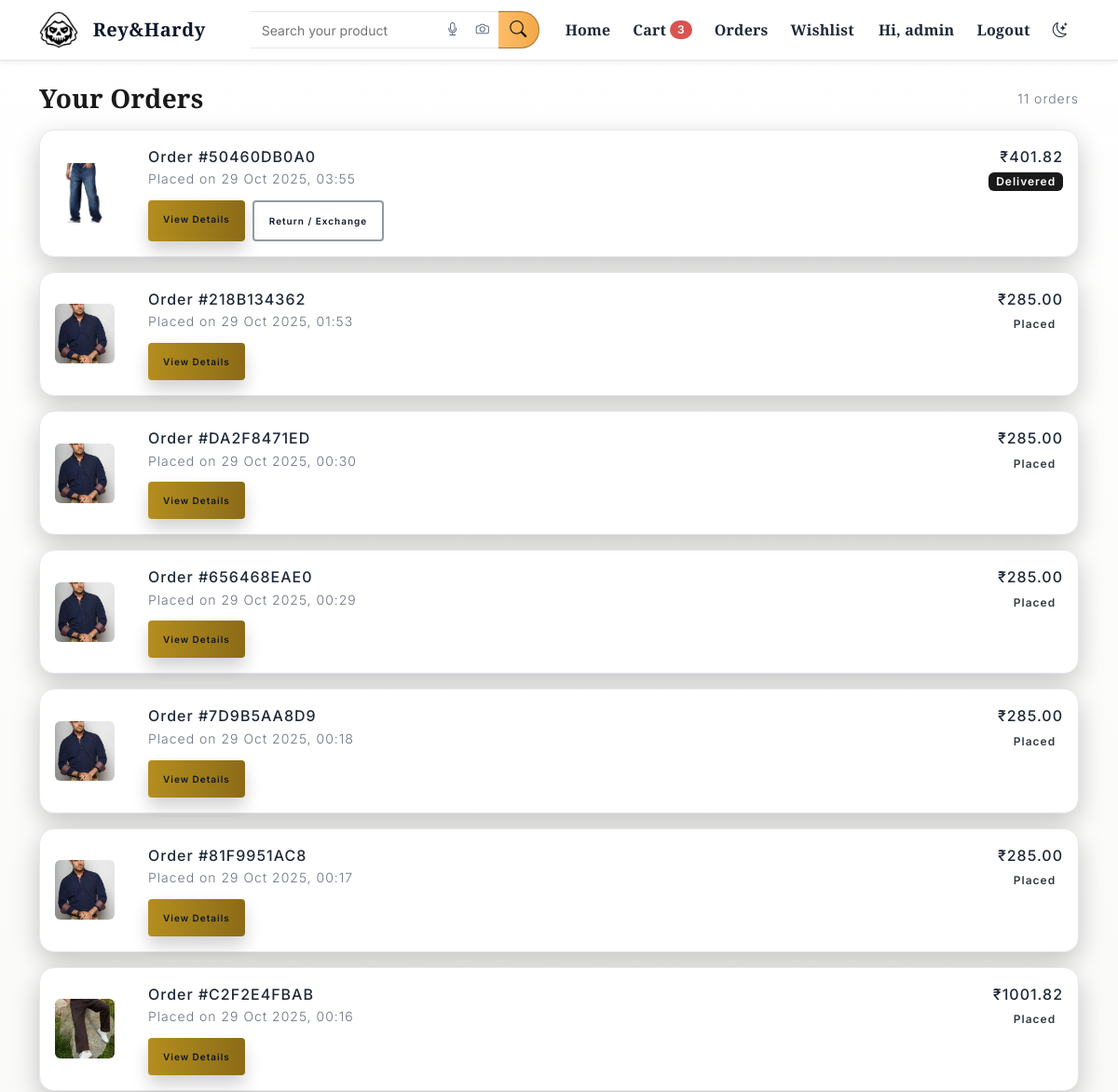
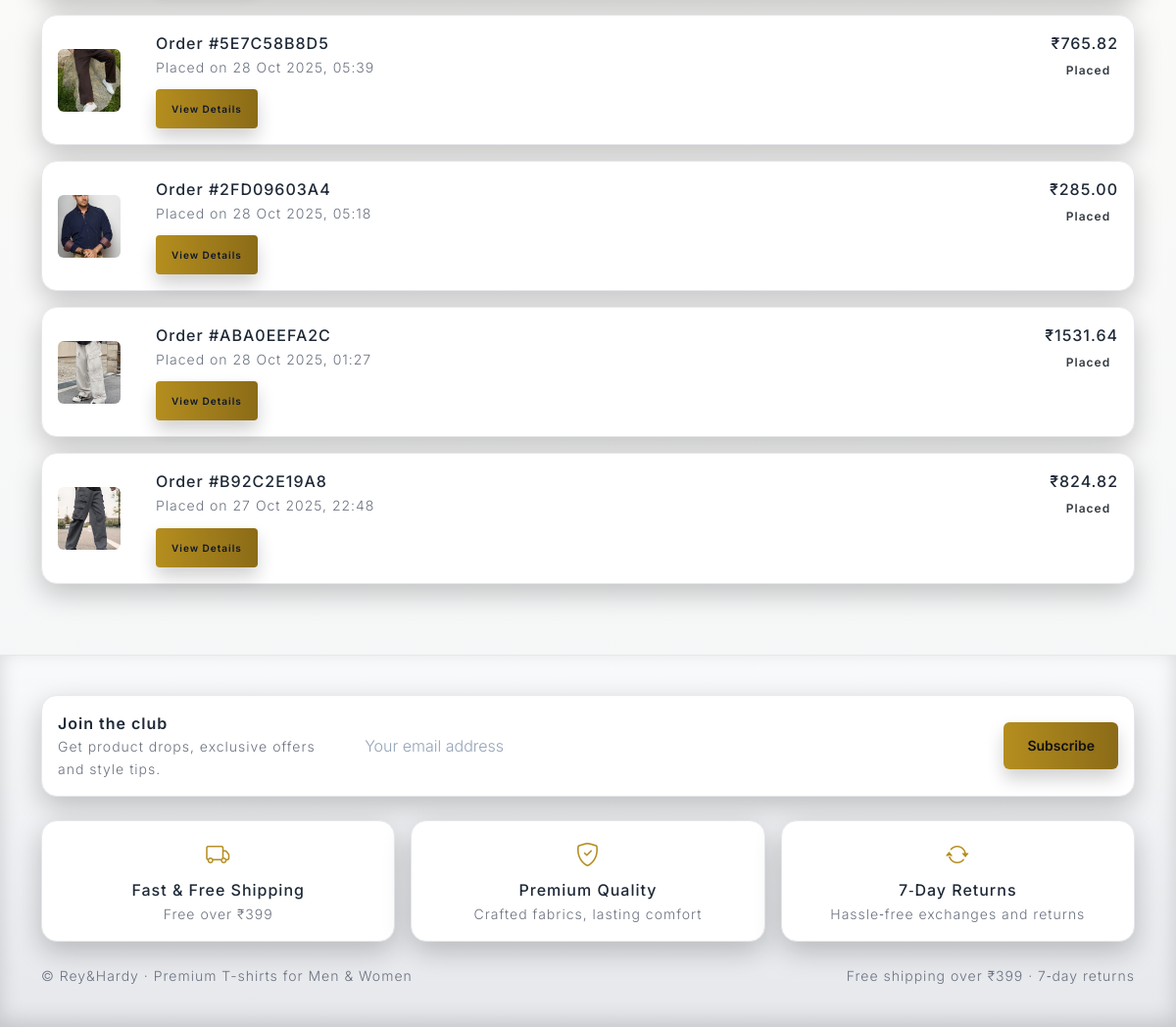
Screenshot of /orders/ (signed in) with the database file from the repository (2 pictures, top to bottom).
### orders/models.py (models this page shows, shortened)
class Order(models.Model):
    PAYMENT_METHODS = [
        ("razorpay", "Razorpay"),
        ("cod", "Cash on Delivery"),
    ]
    STATUS_CHOICES = [
        ("created", "Placed"),
        ("paid", "Paid"),
        ("confirmed", "Confirmed"),
        ("packed", "Packed"),
        ("dispatched", "Dispatched"),
        ("out_for_delivery", "Out for delivery"),
        ("delivered", "Delivered"),
        ("processing", "Processing"),
        ("shipped", "Shipped"),
        ("return_requested", "Return requested"),
        ("exchange_requested", "Exchange requested"),
        ("return_in_transit", "Return in transit"),
        ("return_completed", "Return completed"),
        ("cancelled", "Cancelled"),
        ("refunded", "Refunded"),
    ]
    user = models.ForeignKey(User, on_delete=models.PROTECT)
    order_number = models.CharField(max_length=20, unique=True)
    status = models.CharField(max_length=20, choices=STATUS_CHOICES, default="created")
    payment_method = models.CharField(max_length=12, choices=PAYMENT_METHODS)
    razorpay_order_id = models.CharField(max_length=200, blank=True)
    razorpay_payment_id = models.CharField(max_length=200, blank=True)
    razorpay_signature = models.CharField(max_length=200, blank=True)
    subtotal = models.DecimalField(max_digits=10, decimal_places=2)
    gst_amount = models.DecimalField(max_digits=10, decimal_places=2)
    shipping_amount = models.DecimalField(max_digits=10, decimal_places=2)
    total_amount = models.DecimalField(max_digits=10, decimal_places=2)
    coupon_code = models.CharField(max_length=30, blank=True)
    discount_amount = models.DecimalField(max_digits=10, decimal_places=2, default=0)
    shipping_name = models.CharField(max_length=200)
    shipping_phone = models.CharField(max_length=20)
    address_line1 = models.CharField(max_length=255)
    address_line2 = models.CharField(max_length=255, blank=True)
    city = models.CharField(max_length=100)
    state = models.CharField(max_length=100)
    postal_code = models.CharField(max_length=20)
    country = models.CharField(max_length=100, default="India")
    shipping_provider = models.CharField(max_length=100, default="Shiprocket")
    tracking_number = models.CharField(max_length=100, blank=True)
    created_at = models.DateTimeField(auto_now_add=True)
    updated_at = models.DateTimeField(auto_now=True)

class OrderItem(models.Model):
    order = models.ForeignKey(Order, on_delete=models.CASCADE, related_name="items")
    product = models.ForeignKey(Product, on_delete=models.PROTECT)
    variant = models.ForeignKey(Variant, null=True, blank=True, on_delete=models.PROTECT)
    quantity = models.PositiveIntegerField()
    unit_price = models.DecimalField(max_digits=10, decimal_places=2)
    line_total = models.DecimalField(max_digits=10, decimal_places=2)

### catalog/models.py (models this page shows, shortened)
class Product(models.Model):
    name = models.CharField(max_length=200)
    slug = models.SlugField(max_length=220, unique=True, blank=True)
    category = models.ForeignKey(Category, on_delete=models.PROTECT, related_name="products")
    description = models.TextField(blank=True)
    base_price = models.DecimalField(max_digits=10, decimal_places=2)  # price before discounts
    sale_price = models.DecimalField(max_digits=10, decimal_places=2, null=True, blank=True)
    is_active = models.BooleanField(default=True)
    is_best_seller = models.BooleanField(default=False)
    created_at = models.DateTimeField(auto_now_add=True)
    weight_kg = models.DecimalField(max_digits=6, decimal_places=3, null=True, blank=True, help_text="Weight per unit in kg")
    length_cm = models.PositiveIntegerField(null=True, blank=True, help_text="Package length in cm")
    breadth_cm = models.PositiveIntegerField(null=True, blank=True, help_text="Package breadth in cm")
    height_cm = models.PositiveIntegerField(null=True, blank=True, help_text="Package height in cm")
    def price(self) -> Decimal:
        return self.sale_price if self.sale_price is not None else self.base_price

class ProductImage(models.Model):
    product = models.ForeignKey(Product, on_delete=models.CASCADE, related_name="images")
    image = models.ImageField(upload_to="products/")
    alt_text = models.CharField(max_length=200, blank=True)
    is_primary = models.BooleanField(default=False)

### orders/views.py (the view)
# urls.py: path("orders/", views.order_list, name="order_list"),
@login_required
def order_list(request):
    orders = (
        Order.objects.filter(user=request.user)
        .order_by("-created_at")
        .prefetch_related("items__product__images")
    )
    return render(request, "orders/order_list.html", {"orders": orders})

### templates/orders/order_list.html (shortened to what this page needs)
{% extends "base.html" %}
{% block content %}
  <div class="d-flex justify-content-between align-items-center mb-3">
    <h2 class="mb-0">Your Orders</h2>
    {% if orders %}<div class="text-muted small">{{ orders|length }} order{% if orders|length != 1 %}s{% endif %}</div>{% endif %}
  </div>
  {% if orders %}
    <div class="row g-3">
      {% for o in orders %}
      <div class="col-12">
        <div class="card premium-order-card">
          <div class="card-body d-flex align-items-center">
            <div class="order-thumb me-3">
              {% with it=o.items.all.0 %}
                {% if it and it.product.images.all.0 %}
                  <a href="/order/{{ o.order_number }}/" class="d-inline-block"><img src="{{ it.product.images.all.0.image.url }}" alt="{{ it.product.name }}" class="img-fluid rounded" style="height:64px; width:64px; object-fit:cover;" /></a>
                {% else %}
                  <div class="d-flex align-items-center justify-content-center bg-light rounded" style="height:64px; width:64px;">—</div>
                {% endif %}
              {% endwith %}
            </div>
            <div class="flex-grow-1">
              <div class="order-meta d-flex justify-content-between flex-wrap">
                <div>
                  <div class="fw-semibold">Order #{{ o.order_number }}</div>
                  <div class="small text-muted">Placed on {{ o.created_at|date:"d M Y, H:i" }}</div>
                </div>
                <div class="order-meta-right text-end">
                  <div class="fw-semibold">{{ CURRENCY_SYMBOL }}{{ o.total_amount }}</div>
                  <div>
                    {% if o.status == 'delivered' %}<span class="badge bg-primary">Delivered</span>
                    {% elif o.status == 'out_for_delivery' %}<span class="badge bg-info">Out for delivery</span>
                    {% elif o.status == 'dispatched' or o.status == 'shipped' %}<span class="badge bg-info">Dispatched</span>
                    {% elif o.status == 'packed' %}<span class="badge bg-secondary">Packed</span>
                    {% elif o.status == 'confirmed' or o.status == 'paid' %}<span class="badge bg-success">Confirmed</span>
                    {% elif o.status == 'cancelled' %}<span class="badge bg-danger">Cancelled</span>
                    {% elif o.status == 'refunded' %}<span class="badge bg-warning text-dark">Refunded</span>
                    {% else %}<span class="badge bg-secondary">Placed</span>{% endif %}
                  </div>
                </div>
              </div>
              <div class="order-actions d-flex gap-2 mt-2">
                <a href="/order/{{ o.order_number }}/" class="btn btn-sm btn-gradient">View Details</a>
                {% if o.status == 'delivered' %}
                  <a href="{% url 'order_return_request' o.order_number %}" class="btn btn-sm btn-outline-secondary">Return / Exchange</a>
                {% endif %}
              </div>
            </div>
          </div>
        </div>
      </div>
      {% endfor %}
    </div>
  {% else %}
    <div class="text-center py-5">
      <h5>No orders yet.</h5>
      <a href="/" class="btn btn-primary mt-2">Start Shopping</a>
    </div>
  {% endif %}
{% endblock %}

### templates/partials/navbar.html (shortened to what this page needs)
{% load static %}
<nav class="navbar navbar-expand-md navbar-dark bg-gradient-primary shadow-sm navbar-sticky d-none d-md-block">
  <div class="container">
    <a class="navbar-brand d-flex align-items-center" href="/">
      <img src="{% static BRAND_LOGO %}" alt="{{ STORE_NAME }}" height="40" class="logo-img me-2" onerror="this.style.display='none'" />
      <span class="logo">Rey&Hardy</span>
    </a>
    <form class="amz-search amz--no-cat d-flex flex-grow-1 mx-3" role="search" method="get" action="/search/">
      <div class="amz-wrap w-100">
        <input class="amz-input" type="search" name="q" placeholder="Search your product" aria-label="Search" value="{{ request.GET.q|default:'' }}" />
        <div class="amz-tools">
          <button class="amz-tool" type="button" id="voiceSearchBtn" title="Voice search"><i class="bi bi-mic"></i></button>
          <button class="amz-tool" type="button" id="imageSearchBtn" title="Search with image"><i class="bi bi-camera"></i></button>
        </div>
        <button class="amz-submit" type="submit"><i class="bi bi-search"></i></button>
      </div>
    </form>
    <div class="collapse navbar-collapse" id="navbarsExample">
      <ul class="navbar-nav me-auto mb-2 mb-lg-0">
        <li class="nav-item"><a href="/" class="nav-link">Home</a></li>
        <li class="nav-item">
          <a href="/cart/" class="nav-link position-relative">
            Cart
            {% if CART_COUNT and CART_COUNT > 0 %}
              <span class="badge rounded-pill bg-danger ms-1">{{ CART_COUNT }}</span>
            {% endif %}
          </a>
        </li>
        <li class="nav-item"><a href="/orders/" class="nav-link">Orders</a></li>
        <li class="nav-item"><a href="/wishlist/" class="nav-link">Wishlist</a></li>
      </ul>
      <ul class="navbar-nav align-items-center">
        {% if user.is_authenticated %}
          <li class="nav-item"><a href="/accounts/you/" class="nav-link">Hi, {{ user.username }}</a></li>
          <li class="nav-item"><a href="/accounts/logout/" class="nav-link">Logout</a></li>
        {% else %}
          <li class="nav-item"><a href="/accounts/login/" class="nav-link">Login</a></li>
          <li class="nav-item"><a href="/accounts/signup/" class="nav-link">Sign up</a></li>
        {% endif %}
        <li class="nav-item ms-2">
          <a href="#" class="nav-link" id="themeToggle" title="Toggle dark/light">
            <i class="bi bi-brightness-high" id="themeToggleIcon"></i>
          </a>
        </li>
      </ul>
    </div>
  </div>
</nav>

### rows the page displays
Order: items.all.0.product.images.all.0.image (picture), order_number "50460DB0A0", created_at "29 Oct 2025, 03:55", CURRENCY_SYMBOL "₹", total_amount "401.82", status "Delivered"
Order: items.all.0.product.images.all.0.image (picture), order_number "218B134362", created_at "29 Oct 2025, 01:53", CURRENCY_SYMBOL "₹", total_amount "285.00", status "Placed"
Order: items.all.0.product.images.all.0.image (picture), order_number "DA2F8471ED", created_at "29 Oct 2025, 00:30", CURRENCY_SYMBOL "₹", total_amount "285.00", status "Placed"
Order: items.all.0.product.images.all.0.image (picture), order_number "656468EAE0", created_at "29 Oct 2025, 00:29", CURRENCY_SYMBOL "₹", total_amount "285.00", status "Placed"
Order: items.all.0.product.images.all.0.image (picture), order_number "7D9B5AA8D9", created_at "29 Oct 2025, 00:18", CURRENCY_SYMBOL "₹", total_amount "285.00", status "Placed"
Order: items.all.0.product.images.all.0.image (picture), order_number "81F9951AC8", created_at "29 Oct 2025, 00:17", CURRENCY_SYMBOL "₹", total_amount "285.00", status "Placed"
Order: items.all.0.product.images.all.0.image (picture), order_number "C2F2E4FBAB", created_at "29 Oct 2025, 00:16", CURRENCY_SYMBOL "₹", total_amount "1001.82", status "Placed"
Order: items.all.0.product.images.all.0.image (picture), order_number "5E7C58B8D5", created_at "28 Oct 2025, 05:39", CURRENCY_SYMBOL "₹", total_amount "765.82", status "Placed"
Order: items.all.0.product.images.all.0.image (picture), order_number "2FD09603A4", created_at "28 Oct 2025, 05:18", CURRENCY_SYMBOL "₹", total_amount "285.00", status "Placed"
Order: items.all.0.product.images.all.0.image (picture), order_number "ABA0EEFA2C", created_at "28 Oct 2025, 01:27", CURRENCY_SYMBOL "₹", total_amount "1531.64", status "Placed"
Order: items.all.0.product.images.all.0.image (picture), order_number "B92C2E19A8", created_at "27 Oct 2025, 22:48", CURRENCY_SYMBOL "₹", total_amount "824.82", status "Placed"

### other values shown
{{ CART_COUNT }} "3"
{{ user.username }} "admin"
{{ orders|length }} "11"
{{ CURRENCY_SYMBOL }} "₹"
{{ FREE_SHIPPING_THRESHOLD }} "399"
{{ STORE_NAME }} "Rey&Hardy"
{{ BRAND_TAGLINE }} "Premium T-shirts for Men & Women"
